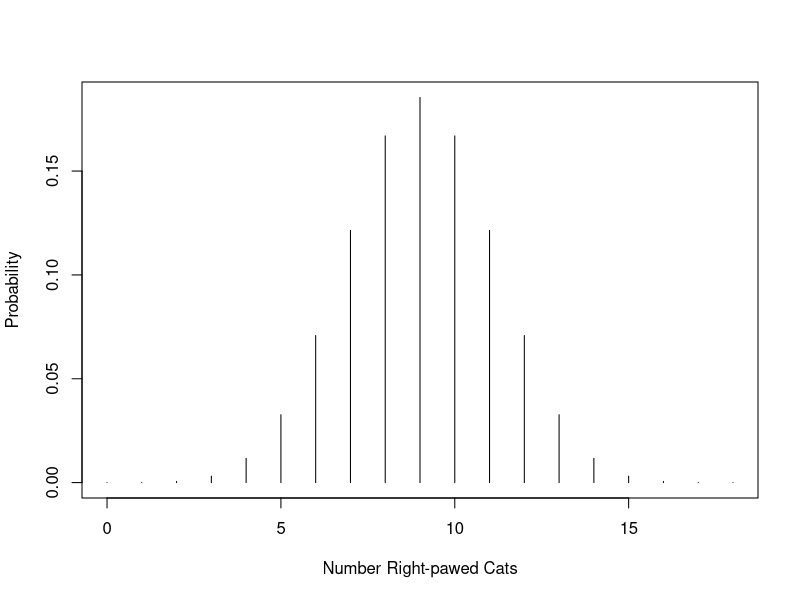

Source code (R): (Note: this script raises an error after producing the figure.)
## ---- chunk 1
paws <- 0:18
png("binomial_plot.png")
plot(paws, dbinom(paws, 18, 0.5), type='h', ylab="Probability", xlab="Number Right-pawed Cats")
dev.off()
knitr::include_graphics("binomial_plot.png")
## ---- chunk 2
probability <- dbinom(paws, 18, 0.5)
N <- 0:18
pawtable <- cbind(N, probability)
pawtableF <- as.data.frame(pawtable); pawtableF
## ---- chunk 3
pvalue <- (0.0117 + 0.0031 + 0.0006 + 0.00007 + 0.000004)*2; pvalue
## ---- chunk 4
paws <- 0:18
plot(paws, dbinom(paws, 18, 0.5), type='h', ylab="Probability", xlab="Number Right-pawed Cats")
